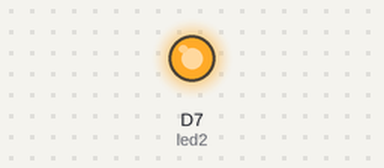
This sketch was run on a simulated ESP8266 (NodeMCU). Shown: output pins drawn as LEDs (lit = HIGH).

Above: at 0.4 s.
At 9.0 s:
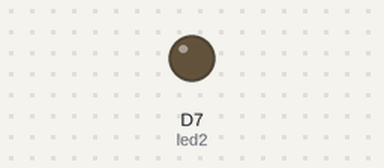
Timing chart, 0 to 15.0 s (numbered marks = the images above):
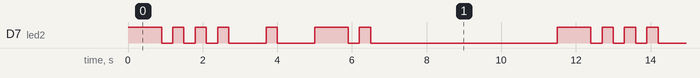

The sketch:

blink-an-led.ino
```cpp
// ------------
// Blink an LED
// ------------
//int led1 = D0; // Instead of writing D0 over and over again, we'll write led1
// You'll need to wire an LED to this one to see it blink.

int led2 = D7; // Instead of writing D7 over and over again, we'll write led2
// This one is the little blue LED on your board. On the Photon it is next to D7, and on the Core it is next to the USB jack.

void setup() {

//  pinMode(led1, OUTPUT);
  pinMode(led2, OUTPUT);

}

void loop() {
  // To blink the LED, turn on with High turn off with LOW


  // B  -...    3 + 1 + 1 + 1 time units
  digitalWrite(led2, HIGH);
//  digitalWrite(led1, HIGH);
  delay(900);
  //digitalWrite(led1, LOW);
  digitalWrite(led2, LOW);
  delay(300);
//  digitalWrite(led1, HIGH);
  digitalWrite(led2, HIGH);
  delay(300);
//  digitalWrite(led1, LOW);
  digitalWrite(led2, LOW);
  delay(300);
//  digitalWrite(led1, HIGH);
  digitalWrite(led2, HIGH);
  delay(300);
 // digitalWrite(led1, LOW);
  digitalWrite(led2, LOW);
  delay(300);
 // digitalWrite(led1, HIGH);
  digitalWrite(led2, HIGH);
  delay(300);
 // digitalWrite(led1, LOW);
  digitalWrite(led2, LOW);
  delay(1000);

   // E  .    1 time unit
 // digitalWrite(led1, HIGH);
  digitalWrite(led2, HIGH);
  delay(300);
 // digitalWrite(led1, LOW);
  digitalWrite(led2, LOW);
  delay(1000);


  // N -. 3 + 1 time units
 // digitalWrite(led1, HIGH);
  digitalWrite(led2, HIGH);
  delay(900);
 // digitalWrite(led1, LOW);
  digitalWrite(led2, LOW);
  delay(300);
 // digitalWrite(led1, HIGH);
  digitalWrite(led2, HIGH);
  delay(300);
 // digitalWrite(led1, LOW);
  digitalWrite(led2, LOW);
  delay(5000);


}
```

Measured:
- by itself, D7 (led2): repeats every 11.5 s: 3 × (LOW 0.30 s, HIGH 0.30 s), LOW 1.0 s, HIGH 0.30 s, LOW 1.0 s, HIGH 0.90 s, LOW 0.30 s, HIGH 0.30 s, LOW 5.0 s, HIGH 0.90 s
- by itself, everything shown: repeats every 11.5 s, in 14 steps
